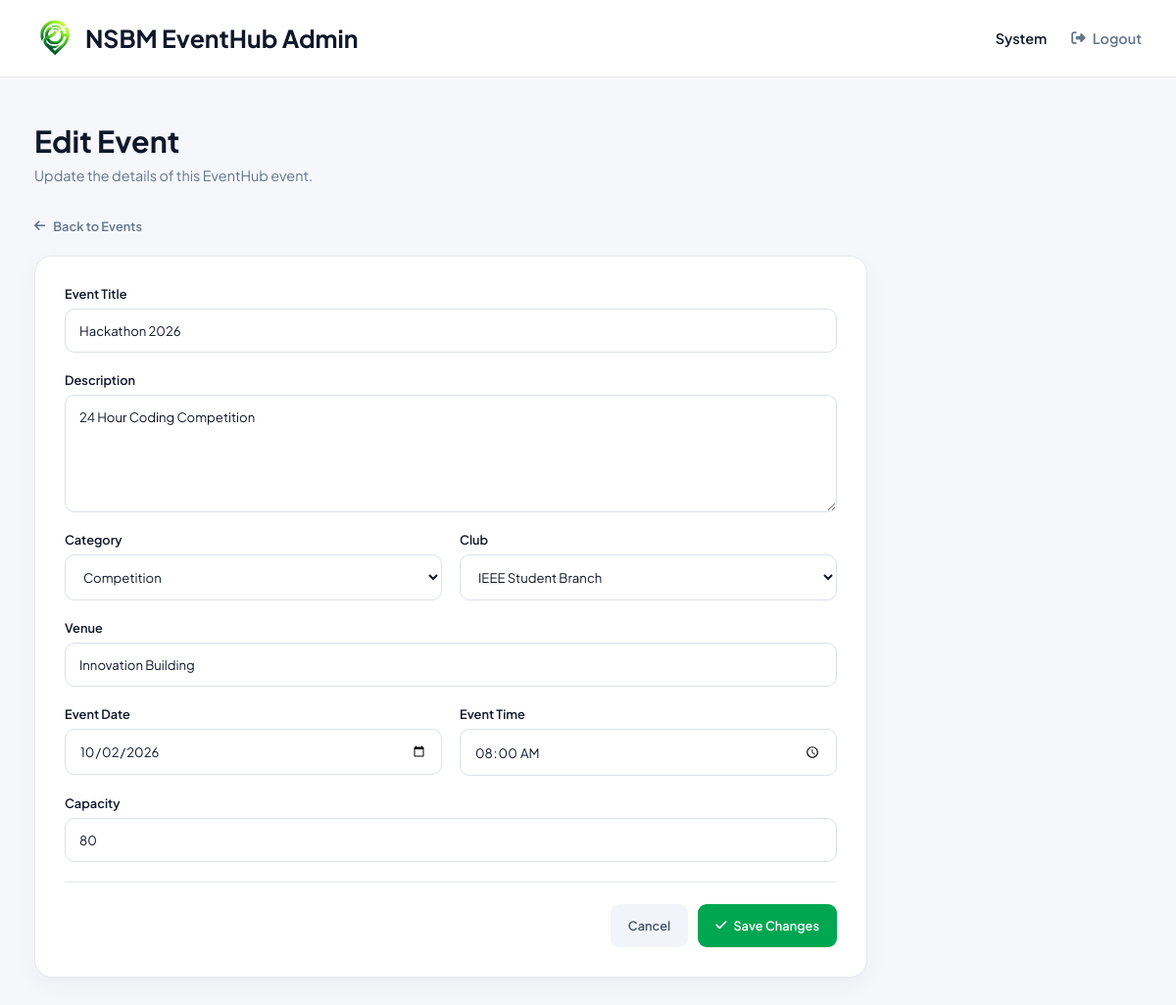
The app's page /admin/edit-event.php?id=2 (signed in) with its own data.
### tables this page shows
CREATE TABLE events (
    event_id INT AUTO_INCREMENT PRIMARY KEY,

    title VARCHAR(200) NOT NULL,
    description TEXT,

    category_id INT NOT NULL,
    club_id INT NOT NULL,

    venue VARCHAR(150) NOT NULL,

    event_date DATE NOT NULL,
    event_time TIME NOT NULL,

    capacity INT NOT NULL,

    banner_image VARCHAR(255),

    created_by INT NOT NULL,

    created_at TIMESTAMP DEFAULT CURRENT_TIMESTAMP,

    CONSTRAINT fk_events_category
        FOREIGN KEY(category_id)
        REFERENCES categories(category_id),

    CONSTRAINT fk_events_club
        FOREIGN KEY(club_id)
        REFERENCES clubs(club_id),

    CONSTRAINT fk_events_user
        FOREIGN KEY(created_by)
        REFERENCES users(user_id)
);

CREATE TABLE categories (
    category_id INT AUTO_INCREMENT PRIMARY KEY,
    category_name VARCHAR(100) NOT NULL UNIQUE
);

CREATE TABLE clubs (
    club_id INT AUTO_INCREMENT PRIMARY KEY,
    club_name VARCHAR(150) NOT NULL,
    description TEXT
);

### admin/edit-event.php (the view, shortened to what this page needs)
<?php
require_once "../config/db.php";
$event_id = intval($_GET["id"] ?? 0);
$sql = "
    SELECT
        event_id,
        title,
        description,
        category_id,
        club_id,
        venue,
        event_date,
        event_time,
        capacity
    FROM events
    WHERE event_id = ?
";
$stmt = mysqli_prepare(
    $conn,
    $sql
);
mysqli_stmt_bind_param(
    $stmt,
    "i",
    $event_id
);
mysqli_stmt_execute($stmt);
$result = mysqli_stmt_get_result($stmt);
$event = mysqli_fetch_assoc($result);
$category_result = mysqli_query(
    $conn,
    "
    SELECT
        category_id,
        category_name
    FROM categories
    ORDER BY category_name
    "
);
$club_result = mysqli_query(
    $conn,
    "
    SELECT
        club_id,
        club_name
    FROM clubs
    ORDER BY club_name
    "
);
?>
<!DOCTYPE html>
<html lang="en">
<head>
    <link
        rel="stylesheet"
        href="https://cdnjs.cloudflare.com/ajax/libs/font-awesome/6.4.0/css/all.min.css">
    <link
        rel="stylesheet"
        href="../assets/css/admin-dashboard.css">
</head>
<body>
<header class="admin-header">
    <div class="header-container">
        <div class="brand">
            <img
                src="../assets/images/logo.png"
                alt="EventHub Logo"
                height="42">
            <span>
                NSBM EventHub Admin
            </span>
        </div>
        <div class="admin-profile">
            <span>
                <?php
                echo htmlspecialchars(
                    $_SESSION["first_name"]
                );
                ?>
            </span>
            <a href="../auth/logout.php">
                <i class="fa-solid fa-right-from-bracket"></i>
                Logout
            </a>
        </div>
    </div>
</header>
<main class="admin-main">
    <section class="welcome-section">
        <div>
            <h1>
                Edit Event
            </h1>
            <p>
                Update the details of this EventHub event.
            </p>
        </div>
    </section>
    <a
        href="events.php"
        class="back-button">
        <i class="fa-solid fa-arrow-left"></i>
        Back to Events
    </a>
    <section class="edit-event-form-card">
        <form
            method="POST"
            action="edit-event.php?id=<?php echo $event_id; ?>">
            <div class="event-form-group">
                <label>
                    Event Title
                </label>
                <input
                    type="text"
                    name="title"
                    value="<?php
                        echo htmlspecialchars(
                            $event["title"]
                        );
                    ?>"
                    required>
            </div>
            <div class="event-form-group">
                <label>
                    Description
                </label>
                <textarea
                    name="description"
                    rows="5"
                    required><?php
                        echo htmlspecialchars(
                            $event["description"]
                        );
                    ?></textarea>
            </div>
            <div class="event-form-row">
                <div class="event-form-group">
                    <label>
                        Category
                    </label>
                    <select
                        name="category_id"
                        required>
                        <?php while (
                            $category =
                            mysqli_fetch_assoc(
                                $category_result
                            )
                        ): ?>
                            <option
                                value="<?php
                                    echo $category[
                                        "category_id"
                                    ];
                                ?>"
                                <?php
                                if (
                                    $category[
                                        "category_id"
                                    ]
                                    ==
                                    $event[
                                        "category_id"
                                    ]
                                ) {
                                    echo "selected";
                                }
                                ?>>
                                <?php
                                echo htmlspecialchars(
                                    $category[
                                        "category_name"
                                    ]
                                );
                                ?>
                            </option>
                        <?php endwhile; ?>
                    </select>
                </div>
                <div class="event-form-group">
                    <label>
                        Club
                    </label>
                    <select
                        name="club_id"
                        required>
                        <?php while (
                            $club =
                            mysqli_fetch_assoc(
                                $club_result
                            )
                        ): ?>
                            <option
                                value="<?php
                                    echo $club[
                                        "club_id"
                                    ];
                                ?>"
                                <?php
                                if (
                                    $club[
                                        "club_id"
                                    ]
                                    ==
                                    $event[
                                        "club_id"
                                    ]
                                ) {
                                    echo "selected";
                                }
                                ?>>
                                <?php
                                echo htmlspecialchars(
                                    $club["club_name"]
                                );
                                ?>
                            </option>
                        <?php endwhile; ?>
                    </select>
                </div>
            </div>
            <div class="event-form-group">
                <label>
                    Venue
                </label>
                <input
                    type="text"
                    name="venue"
                    value="<?php
                        echo htmlspecialchars(
                            $event["venue"]
                        );
                    ?>"
                    required>
            </div>
            <div class="event-form-row">
                <div class="event-form-group">
                    <label>
                        Event Date
                    </label>
                    <input
                        type="date"
                        name="event_date"
                        value="<?php
                            echo htmlspecialchars(
                                $event["event_date"]
                            );
                        ?>"
                        required>
                </div>
                <div class="event-form-group">
                    <label>
                        Event Time
                    </label>
                    <input
                        type="time"
                        name="event_time"
                        value="<?php
                            echo htmlspecialchars(
                                $event["event_time"]
                            );
                        ?>"
                        required>
                </div>
            </div>
            <div class="event-form-group">
                <label>
                    Capacity
                </label>
                <input
                    type="number"
                    name="capacity"
                    min="1"
                    value="<?php
                        echo htmlspecialchars(
                            $event["capacity"]
                        );
                    ?>"
                    required>
            </div>
            <div class="edit-event-actions">
                <a
                    href="events.php"
                    class="cancel-event-btn">
                    Cancel
                </a>
                <button
                    type="submit"
                    class="save-event-btn">
                    <i class="fa-solid fa-check"></i>
                    Save Changes
                </button>
            </div>
        </form>
    </section>
</main>
</body>
</html>

### assets/css/admin-dashboard.css (style rules this page uses)
:root { --primary: #00a651; --primary-dark: #008741; --text-dark: #0f172a; --text-gray: #64748b; --background: #f5f7fb; --white: #ffffff; --border: #e2e8f0; --danger: #dc2626; --danger-light: #fef2f2; --success: #16a34a; --success-light: #f0fdf4; --shadow: 0 10px 30px rgba(15, 23, 42, 0.06); }
* { margin: 0; padding: 0; box-sizing: border-box; font-family: 'Plus Jakarta Sans', sans-serif; }
body { background: var(--background); color: var(--text-dark); min-height: 100vh; }
.admin-header { width: 100%; background: var(--white); border-bottom: 1px solid var(--border); position: sticky; top: 0; z-index: 100; }
.header-container { width: 100%; max-width: 1450px; margin: auto; padding: 18px 35px; display: flex; justify-content: space-between; align-items: center; }
.brand { display: flex; align-items: center; gap: 10px; font-size: 1.55rem; font-weight: 700; color: var(--text-dark); }
.admin-profile { display: flex; align-items: center; gap: 25px; font-size: 0.9rem; color: var(--text-gray); }
.admin-profile span { font-weight: 600; color: var(--text-dark); }
.admin-profile a { display: flex; align-items: center; gap: 7px; color: var(--text-gray); text-decoration: none; font-weight: 600; transition: 0.2s ease; }
.admin-main { width: 100%; max-width: 1450px; margin: auto; padding: 45px 35px 70px; }
.welcome-section { margin-bottom: 30px; }
.welcome-section h1 { font-size: 1.9rem; font-weight: 700; margin-bottom: 7px; }
.welcome-section p { color: var(--text-gray); font-size: 0.9rem; }
.back-button { display: inline-flex; align-items: center; gap: 8px; margin-bottom: 22px; color: var(--text-gray); text-decoration: none; font-size: 0.8rem; font-weight: 600; }
.edit-event-form-card { max-width: 850px; background: #ffffff; border: 1px solid #e5eaf0; border-radius: 18px; padding: 30px; box-shadow: 0 8px 25px rgba(15, 23, 42, 0.04); }
.event-form-group { display: flex; flex-direction: column; gap: 7px; margin-bottom: 20px; }
.event-form-group label { font-size: 0.8rem; font-weight: 600; color: #0f172a; }
.event-form-group input, .event-form-group textarea, .event-form-group select { width: 100%; box-sizing: border-box; padding: 13px 14px; border: 1px solid #dbe2ea; border-radius: 10px; background: #ffffff; color: #0f172a; font-family: inherit; font-size: 0.82rem; outline: none; transition: 0.2s ease; }
.event-form-group textarea { resize: vertical; min-height: 120px; }
.event-form-row { display: grid; grid-template-columns: 1fr 1fr; gap: 18px; }
.edit-event-actions { display: flex; justify-content: flex-end; align-items: center; gap: 10px; margin-top: 10px; padding-top: 22px; border-top: 1px solid #e5eaf0; }
.cancel-event-btn, .save-event-btn { height: 44px; padding: 0 18px; border-radius: 9px; font-family: inherit; font-size: 0.8rem; font-weight: 600; display: inline-flex; align-items: center; justify-content: center; gap: 7px; cursor: pointer; text-decoration: none; }
.cancel-event-btn { background: #f1f5f9; color: #475569; }
.save-event-btn { border: none; background: #00a651; color: white; }

### records on screen
events: title "Hackathon 2026", description "24 Hour Coding Competition", category_id "Competition", club_id "IEEE Student Branch", venue "Innovation Building", event_date "10/02/2026", event_time "08:00:00", capacity "80"

### other values on screen
$_SESSION["first_name"] "System"
